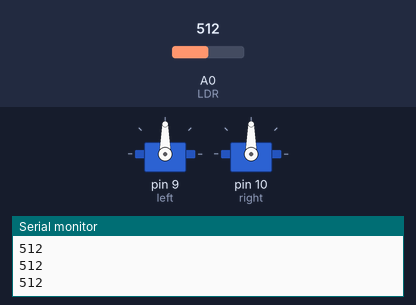
Bench run of a sketch on a simulated Arduino Uno, built with avr-gcc and run on an emulated ATmega328P. On the bench: 2 × servo, the last lines printed to the serial monitor. Inputs (shaded band) come from the test bench; at power-on: A0 (LDR) = 512.

Above: at 1.2 s.
1.3 s: A0 (LDR) set to 551
2.8 s: A0 (LDR) set to 568
At 3.6 s:
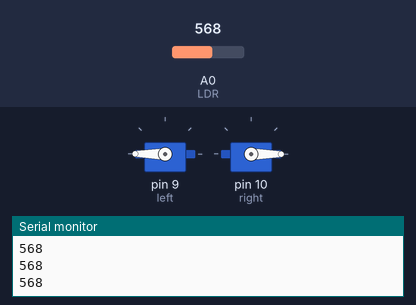
4.3 s: A0 (LDR) set to 511
At 4.7 s:
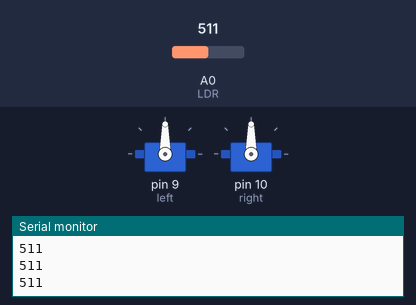
5.8 s: A0 (LDR) set to 716
At 7.1 s:
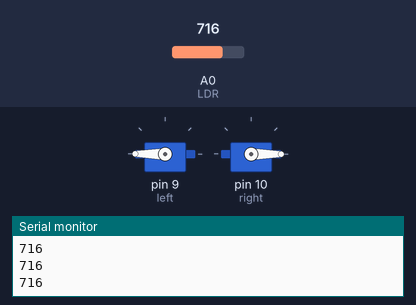
Timing chart, 0 to 8.3 s (numbered marks = the images above; inputs shaded):
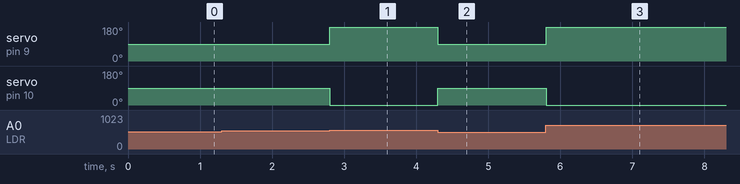

Measured:
- the behaviour switches between 559 and 560 on A0 (LDR) (found by bisection; images 0 and 1)
- after the input at 2.8 s, servo on pin 9 (left): 90° → 180° at once; servo on pin 10 (right): 90° → 0° at once
- after the input at 4.3 s, servo on pin 9 (left): 180° → 90° at once; servo on pin 10 (right): 0° → 90° at once
- after the input at 5.8 s, servo on pin 9 (left): 90° → 180° at once; servo on pin 10 (right): 90° → 0° at once

The sketch:

servo_goggles_code.ino
```cpp
// Arduino Code for Automatic Goggles

#include <Servo.h>

Servo left, right; //Initialising 2 servo objects
int LDR = A0; // This is for the output wire of sensor
int threshold = 56; //Threshold value for brightness
void setup() {
  // put your setup code here, to run once:
  left.attach(9);
  right.attach(10);
  left.write(90);
  right.write(90);

  delay(10);
  Serial.begin(9600);

}

void loop() {
  // put your main code here, to run repeatedly:
  Serial.println(analogRead(LDR)); //Comment out this line after testing
    if((analogRead(LDR)/10) < threshold){

      left.write(90);
      right.write(90);

    }
    else{

      left.write(180);
      right.write(0);

    }
}
```
